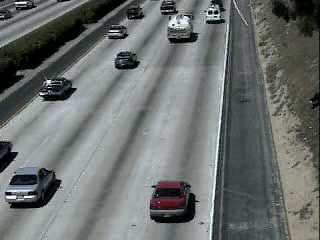
#> input picture frame 50 of HaarCascadeKullanımı/video1.avi, 320 x 240 px, given in place of video.mp4, which was not available
$ python hareketli_nesne_arkaplan_filtreleme.py
#> lines starting #> are read from the running program, lines starting #| are printed output that depends on the picture; after the words box and inside, x2 and y2 are one past the last pixel; in counts of white or black regions, pixels touching at a corner belong together
import numpy as np
import cv2

cap=cv2.VideoCapture('video.mp4')
fgbg=cv2.createBackgroundSubtractorMOG2()

while True:
    ret,frame=cap.read()
#> frame is the input picture: shape (240, 320, 3); mean B, G, R 110.8, 112.6, 107.7
    fgmask=fgbg.apply(frame)
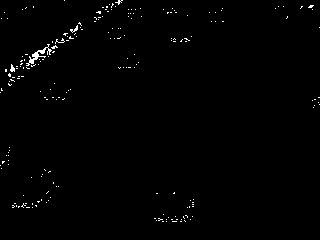
#> fgmask: shape (240, 320); values 127 (black) and 255 (white), 0.86% white in thin lines or dots
    cv2.imshow('fgmask',fgmask)
    cv2.imshow('orjinal',frame)
    k=cv2.waitKey(25) &0xff
#> (key Esc is pressed here)
    if k==27:
        break

cap.release()
cv2.destroyAllWindows()

$ run again, starting later in the video
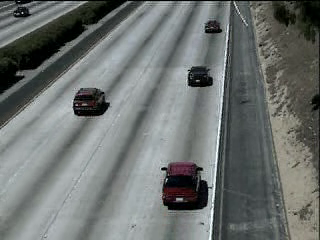
#> input picture frame 225 of HaarCascadeKullanımı/video1.avi, 320 x 240 px, given in place of video.mp4, which was not available
#> frame is the input picture: shape (240, 320, 3); mean B, G, R 112.2, 114.2, 109.6
#> `fgmask=fgbg.apply(frame)`:
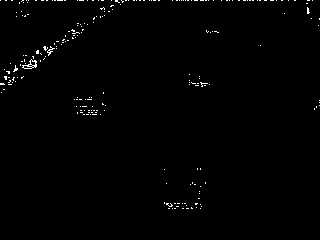
#> fgmask: shape (240, 320); values 127 (black) and 255 (white), 0.81% white in thin lines or dots, all inside (x1, y1, x2, y2) = (0, 0, 320, 209)

$ run again, starting later in the video
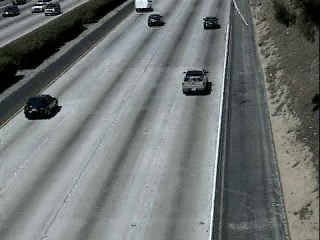
#> input picture frame 400 of HaarCascadeKullanımı/video1.avi, 320 x 240 px, given in place of video.mp4, which was not available
#> frame is the input picture: shape (240, 320, 3); mean B, G, R 114.4, 116.4, 111.1
#> `fgmask=fgbg.apply(frame)`:
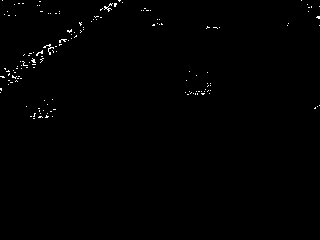
#> fgmask: shape (240, 320); values 127 (black) and 255 (white), 0.55% white in thin lines or dots, all inside (x1, y1, x2, y2) = (0, 0, 320, 119)
